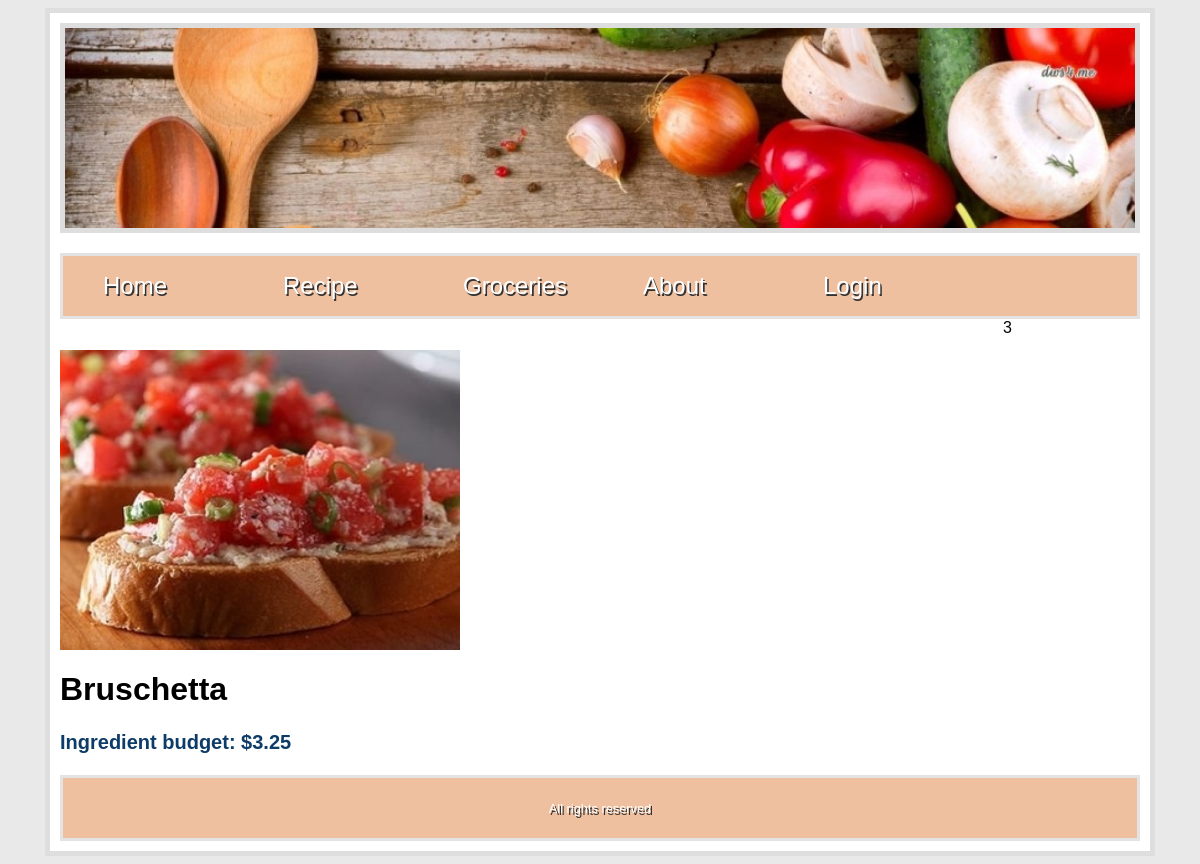
The app's page /details.php?id=3 with its own data.
### tables this page shows
CREATE TABLE IF NOT EXISTS `recipe` (
  `id` int(11) NOT NULL AUTO_INCREMENT,
  `name` varchar(255) DEFAULT NULL,
  `type` varchar(255) DEFAULT NULL,
  `price` double DEFAULT NULL,
  `country` varchar(255) DEFAULT NULL,
  `image` varchar(255) DEFAULT NULL,
  `review` text,
  `ingredient` varchar(255) DEFAULT NULL,
  `instruction` varchar(255) DEFAULT NULL,
  PRIMARY KEY (`id`)
);

### details.php (the view, shortened to what this page needs)
 <?php
$dbconnect = mysqli_connect("localhost", "root", "", "recipedb");
if(isset($_GET['id'])){
    include ("header.php");
}
echo $_GET['id'];
$details_sql="SELECT * FROM recipe WHERE id=".$_GET['id'];
if($details_query=mysqli_query($dbconnect,$details_sql)){
$details_rs=mysqli_fetch_assoc($details_query);
    ?>
<p><img src="<?php echo $details_rs['image'] ;?>"  height="300" width="400"/></p>
<h1><?php echo $details_rs['name']; ?></h1>
<p style="font-size:1.25em;color:#0e3c68;font-weight:bold;">Ingredient budget: $<?php echo $details_rs['price'];?></p>
<?php
}
include("footer.php");
?>

### Styles/Stylesheet.css (style rules this page uses)
body { font-family: lucida grande ,tahoma,verdana,arial,sans-serif; background-color: #e9e9e9; }
body p { font-size: 0.8em; line-height: 1.28; }
p { font-family: arial; font-size: 70px; }

### records on screen
recipe: image (picture), name "Bruschetta", price "3.25"

### other values on screen
$_GET['id'] "3"
